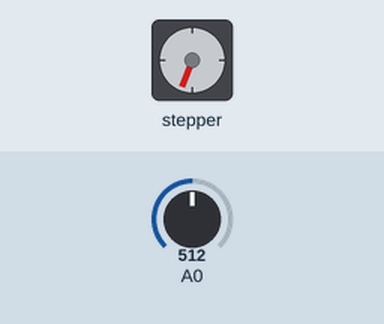
The sketch below on a simulated Arduino Uno, built with avr-gcc and run on an emulated ATmega328P. On the bench: stepper motor. The inputs (shaded band) are chosen by the test bench; at power-on: A0 = 512. Stepper angles assume 200 steps per turn.

Above: at 16.2 s.
16.3 s: A0 set to 716
At 16.75 s:
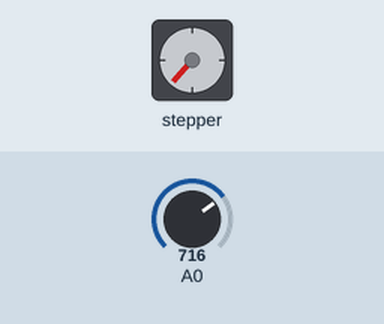
At 17.35 s:
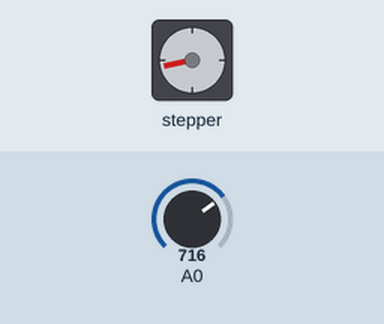
Timing chart, 0 to 23.9 s (numbered marks = the images above; inputs shaded):
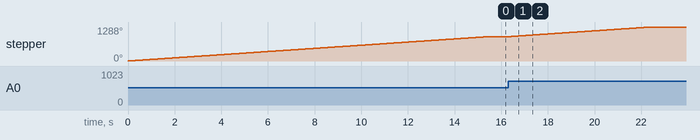

The sketch:

stepper-motor-piotentiometer.ino
```cpp
#include <Stepper.h>

// change this to the number of steps on your motor
#define STEPS 200

	// create an instance of the stepper class, specifying
	// the number of steps of the motor and the pins it's
	// attached to
Stepper stepper(STEPS, 8, 10, 9, 11);

	// the previous reading from the analog input
int previous = 0;

void setup() {
 // set the speed of the motor to 30 RPMs
stepper.setSpeed(10);
}

void loop() {
// get the sensor value
int val = analogRead(0);

	  // move a number of steps equal to the change in the
	  // sensor reading
    stepper.step(val - previous);

 // remember the previous value of the sensor
previous = val;
}
```

Measured:
- after the input at 16.3 s, stepper: turns 367° clockwise in 6.1 s, starting at once
- by itself, stepper: turns 921° clockwise in 15.4 s
